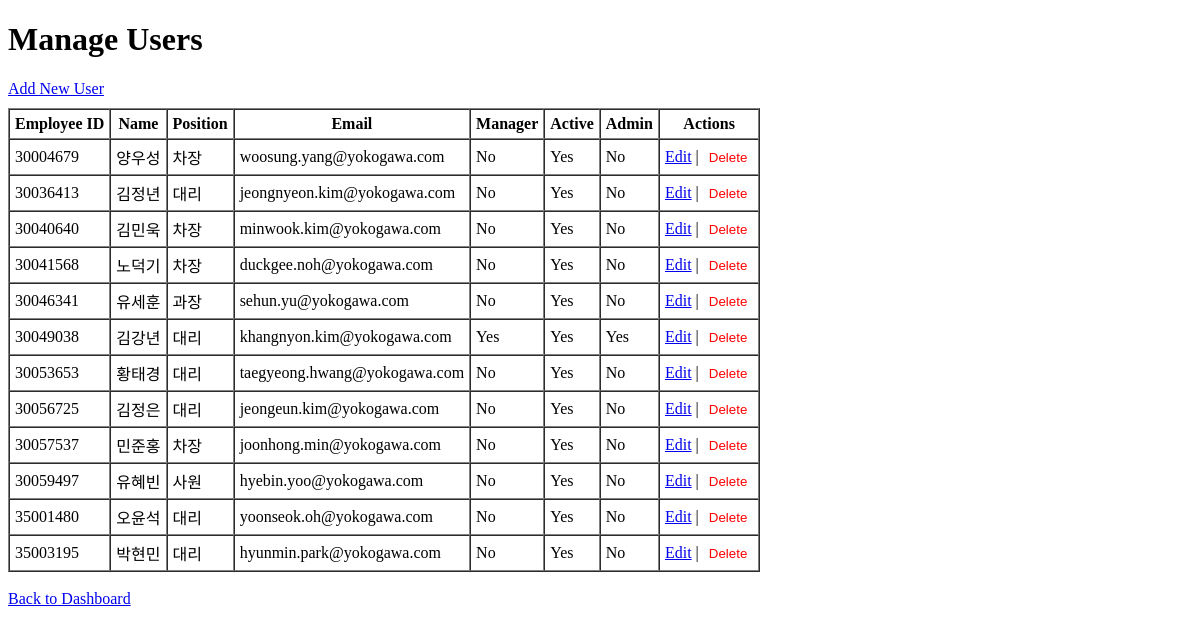
Before: /manage-users (signed in) with the older database file.
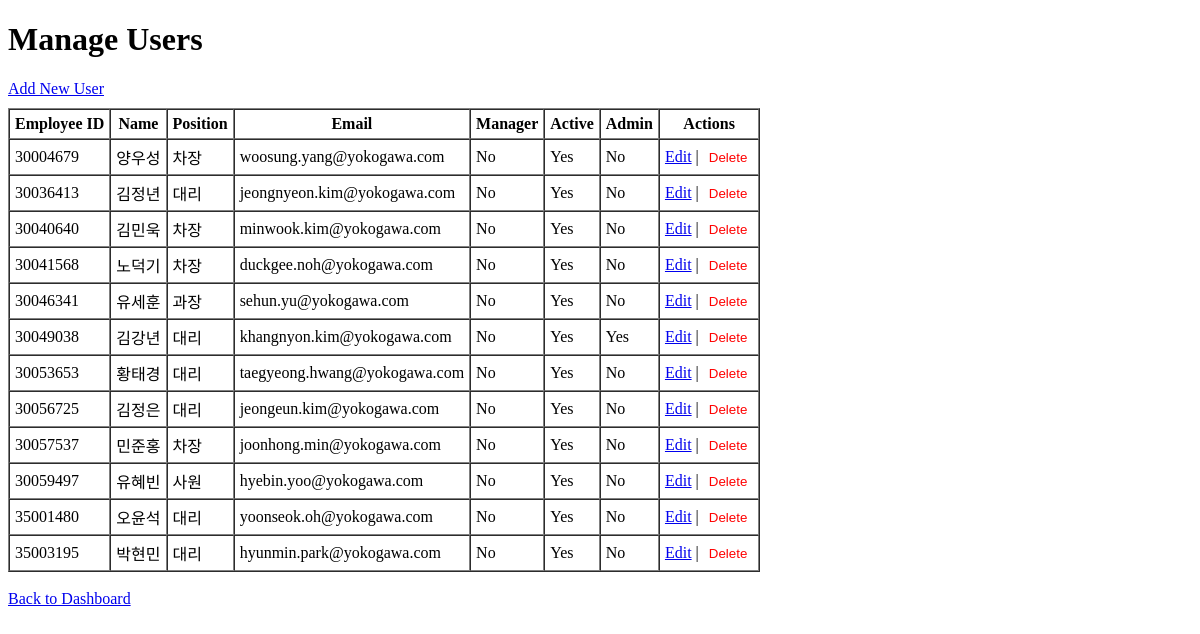
After: the same page with the newer database file.
### app/models.py (models this page shows)
class User(db.Model):
    __tablename__ = 'user'
    id = db.Column(db.Integer, primary_key=True)
    employee_id = db.Column(db.String(20), unique=True, nullable=False, index=True)
    name = db.Column(db.String(50), nullable=False)
    position = db.Column(db.String(20), nullable=False)
    email = db.Column(db.String(50), nullable=False)
    is_manager = db.Column(db.Boolean, default=False)
    is_active = db.Column(db.Boolean, default=False)
    is_admin = db.Column(db.Boolean, default=False)
    reports = db.relationship('Report', back_populates='user', cascade='all, delete-orphan')
    assigned_project_updates = db.relationship(
        'ProjectUpdate',
        secondary=project_update_assignees,
        back_populates='assignees'
    )
    assigned_projects = db.relationship(
        'Project',
        secondary=project_assignees,
        back_populates='default_assignees'
    )

### app/routes.py (the view)
@main.route('/manage-users')
@admin_required
def manage_users():
    users = User.query.all()
    return render_template('manage_users.html', users=users)

### app/routes.py (called while the page is built)
def admin_required(f):
    from functools import wraps
    @wraps(f)
    def decorated_function(*args, **kwargs):
        user_id = session.get('user_id')
        if not user_id:
            flash("Please log in first.", "error")
            return redirect(url_for('main.login'))
        user = User.query.get(user_id)
        if not user or not user.is_admin:
            abort(403)  # Forbidden page
        return f(*args, **kwargs)
    return decorated_function

### app/templates/manage_users.html (shortened to what this page needs)
<!DOCTYPE html>
<html lang="en">
<head>
</head>
<body>
    <h1>Manage Users</h1>
    <a href="{{ url_for('main.add_user') }}">Add New User</a>
    <table border="1" cellpadding="5" cellspacing="0" style="margin-top: 10px;">
        <thead>
            <tr>
                <th>Employee ID</th>
                <th>Name</th>
                <th>Position</th>
                <th>Email</th>
                <th>Manager</th>
                <th>Active</th>
                <th>Admin</th>
                <th>Actions</th>
            </tr>
        </thead>
        <tbody>
            {% for user in users %}
            <tr>
                <td>{{ user.employee_id }}</td>
                <td>{{ user.name }}</td>
                <td>{{ user.position }}</td>
                <td>{{ user.email }}</td>
                <td>{{ 'Yes' if user.is_manager else 'No' }}</td>
                <td>{{ 'Yes' if user.is_active else 'No' }}</td>
                <td>{{ 'Yes' if user.is_admin else 'No' }}</td>
                <td>
                    <a href="{{ url_for('main.edit_user', user_id=user.id) }}">Edit</a> |
                    <form action="{{ url_for('main.delete_user', user_id=user.id) }}" method="POST" style="display:inline;" onsubmit="return confirm('Are you sure?');">
                        <button type="submit" style="background:none; border:none; color:red; cursor:pointer;">Delete</button>
                    </form>
                </td>
            </tr>
            {% endfor %}
        </tbody>
    </table>
    <br>
    <a href="{{ url_for('main.dashboard') }}">Back to Dashboard</a>
</body>
</html>

Changed rows visible on the page:
changed User "김강년": is_manager "Yes" → "No"
